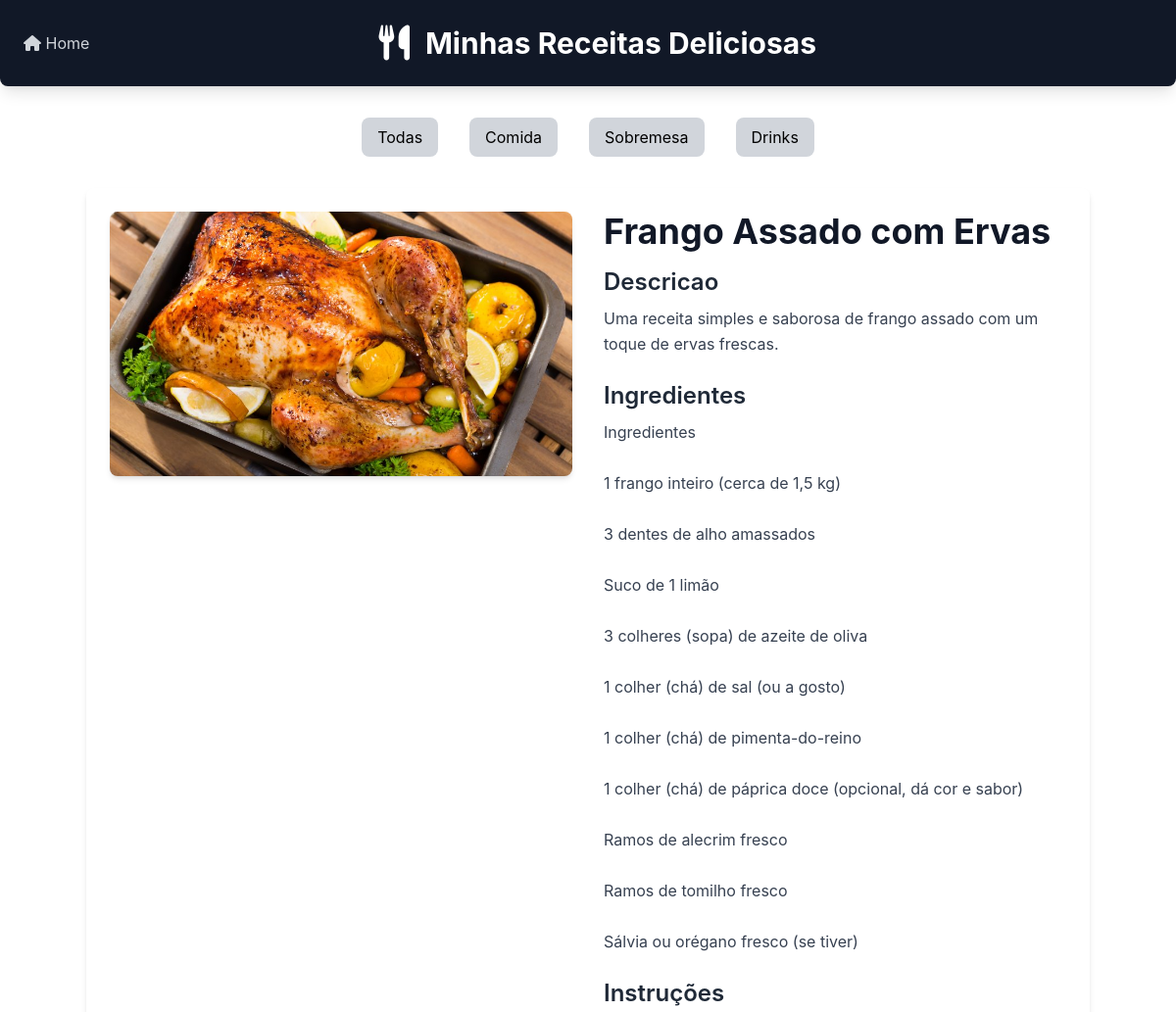
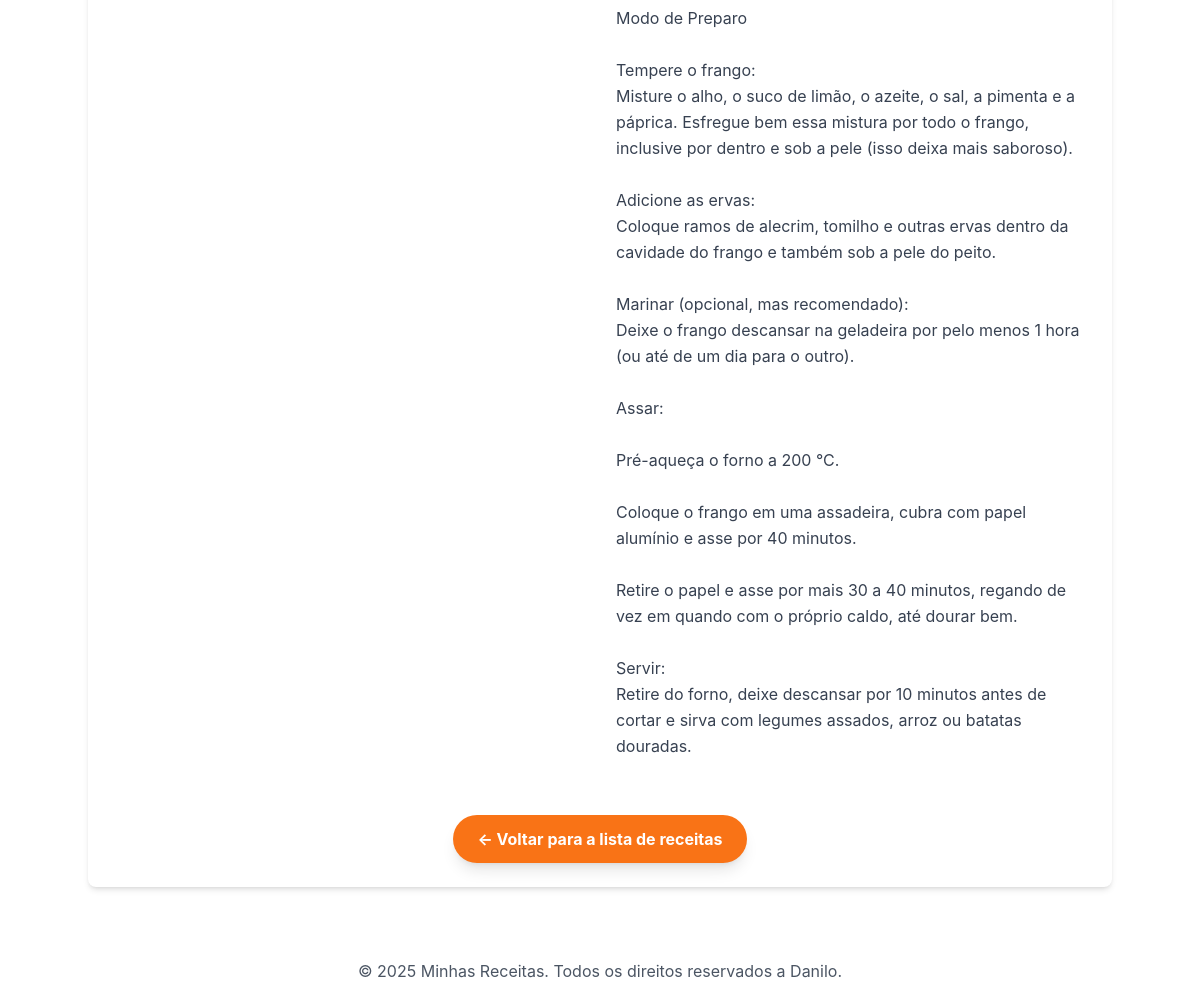
Page /receitas/receita/2/ on the committed database (2 pictures, top to bottom).
### receitas/models.py (models this page shows, shortened)
class Receita(models.Model):
    CATEGORIAS = [
    ('comida', 'Comida'),
    ('sobremesa', 'Sobremesa'),
    ('drink', 'Drink'),
]
    title = models.CharField("Título",max_length=200)
    description = models.TextField("Descrição")
    ingredients = models.TextField("Ingredientes")
    instructions = models.TextField("Modo de Preparo")
    image = models.ImageField("Imagem",upload_to='receitas_images/', blank=True, null=True)
    categoria = models.CharField("Categoria", max_length=20, choices=CATEGORIAS, default='comida')
    created_at = models.DateTimeField(auto_now_add=True)
    updated_at = models.DateTimeField(auto_now=True)
    class Meta:
        verbose_name = "Receita"
        verbose_name_plural = "Receitas"
        ordering = ['-created_at']# ordena as receitas pela data de criação, da mais recente para a mais antiga

### receitas/views.py (the view)
# urls.py: path('receita/<int:id>/', views.receita_detail, name='receita_detail'),
def receita_detail(request, id):
        receita=get_object_or_404(Receita, pk=id)
        return render(request, 'receitas/receita_detail.html', {'receita': receita})

### receitas/templates/receitas/receita_detail.html (shortened to what this page needs)
{%extends 'receitas/base.html' %}
{% block content %}
        <div class="flex flex-col md:flex-row gap-8">
            {% if receita.image %}
            <div class="md:w-1/2">
                <img src="{{ receita.image.url }}" alt="[Imagem de {{ receita.title }}]" class="w-full h-auto object-cover rounded-lg shadow-md">
            </div>
            {% endif %}
            <div class="md:w-1/2">
                <h2 class="text-4xl font-bold text-gray-900 mb-4">{{ receita.title }}</h2>
                <h3 class="text-2xl font-semibold text-gray-800 mb-2">Descricao</h3>
                <p class="text-gray-700 mb-6 leading-relaxed">{{ receita.description }}</p>
                <h3 class="text-2xl font-semibold text-gray-800 mb-2">Ingredientes</h3>
                <p class="text-gray-700 mb-6 leading-relaxed whitespace-pre-wrap">{{ receita.ingredients}}</p>
                <h3 class="text-2xl font-semibold text-gray-800 mb-2">Instruções</h3>
                <p class="text-gray-700 mb-6 leading-relaxed whitespace-pre-wrap">{{ receita.instructions}}</p>
            </div>
        </div>
        <div class="mt-8 text-center">
            <a href="{%url 'home'%}" class="inline-block bg-orange-500 hover:bg-organge-600 text-white font-bold py-3 px-6 rounded-full transition duration-300 ease-in-out shadow-lg">
                &larr; Voltar para a lista de receitas
            </a>
        </div>
        {% endblock %}

### rows in the picture
Receita: image (picture), title "Frango Assado com Ervas", description "Uma receita simples e saborosa de frango assado com um toque de ervas frescas.", ingredients "Ingredientes 1 frango inteiro (cerca de 1,5 kg) 3 dentes de alho amassados Suco de 1 limão 3 colheres (sopa) de azeite de oliva 1 colher (chá) de sal (ou a gosto) 1 colher (chá) de pimenta-do-reino 1 colher (chá) de páprica doce (opcional, dá cor e sabor) Ramos de alecrim fresco Ramos de tomilho fresco Sálvia ou orégano fresco (se tiver)", instructions "Modo de Preparo Tempere o frango: Misture o alho, o suco de limão, o azeite, o sal, a pimenta e a páprica. Esfregue bem essa mistura por todo o frango, inclusive por dentro e sob a pele (isso deixa mais saboroso). Adicione as ervas: Coloque ramos de alecrim, tomilho e outras ervas dentro da cavidade do frango e também sob a pele do peito. Marinar (opcional, mas recomendado): Deixe o frango descansar na geladeira por pelo menos 1 hora (ou até de um dia para o outro). Assar: Pré-aqueça o forno a 200 °C. Coloque o frango em uma assadeira, cubra com papel alumínio e asse por 40 minutos. Retire o papel e asse por mais 30 a 40 minutos, regando de vez em quando com o próprio caldo, até dourar bem.…"
